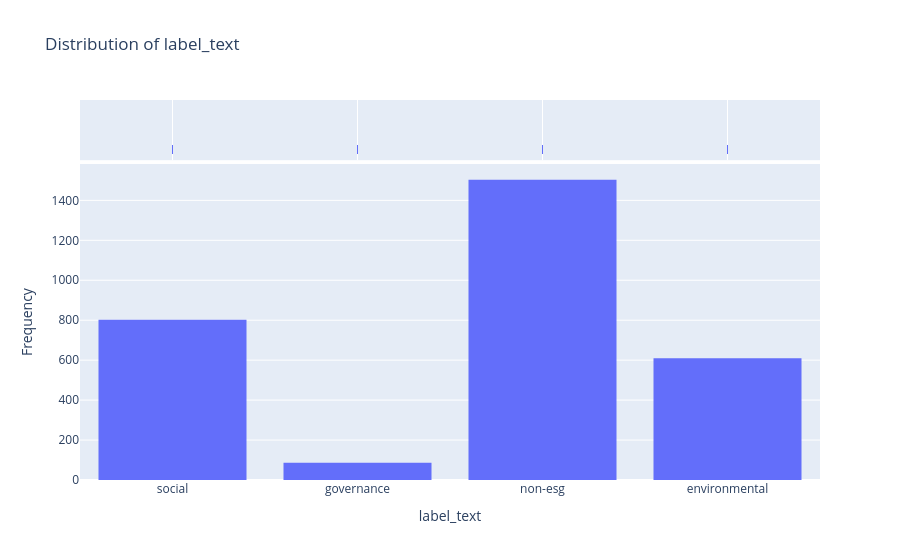

The code cell stored with this chart in its notebook:
### Code cell
fig = eda_functions.histogram(train, 'label_text')

### Figure 1 — Plotly figure (JSON) as saved in the notebook; plotly's stock layout.template omitted (floating-point values rounded to 4 significant figures; data arrays with more than 128 entries replaced by an {"elided": "..."} marker saying what was removed)
{"data": [{"alignmentgroup": "True", "bingroup": "x", "hovertemplate": "label_text=%{x}<br>count=%{y}<extra></extra>", "legendgroup": "", "marker": {"color": "#636efa", "pattern": {"shape": ""}}, "name": "", "nbinsx": 30, "offsetgroup": "", "orientation": "v", "showlegend": false, "type": "histogram", "x": {"elided": "3000 str values"}, "xaxis": "x", "yaxis": "y"}, {"alignmentgroup": "True", "boxpoints": "all", "fillcolor": "rgba(255,255,255,0)", "hoveron": "points", "hovertemplate": "label_text=%{x}<extra></extra>", "jitter": 0, "legendgroup": "", "line": {"color": "rgba(255,255,255,0)"}, "marker": {"color": "#636efa", "symbol": "line-ns-open"}, "name": "", "offsetgroup": "", "showlegend": false, "type": "box", "x": {"elided": "3000 str values"}, "xaxis": "x2", "yaxis": "y2"}], "layout": {"barmode": "relative", "legend": {"tracegroupgap": 0}, "title": {"text": "Distribution of label_text"}, "xaxis": {"anchor": "y", "domain": [0, 1], "title": {"text": "label_text"}}, "xaxis2": {"anchor": "y2", "domain": [0, 1], "matches": "x", "showgrid": true, "showticklabels": false}, "yaxis": {"anchor": "x", "domain": [0, 0.8316], "title": {"text": "Frequency"}}, "yaxis2": {"anchor": "x2", "domain": [0.8416, 1], "matches": "y2", "showgrid": false, "showline": false, "showticklabels": false, "ticks": ""}}}
